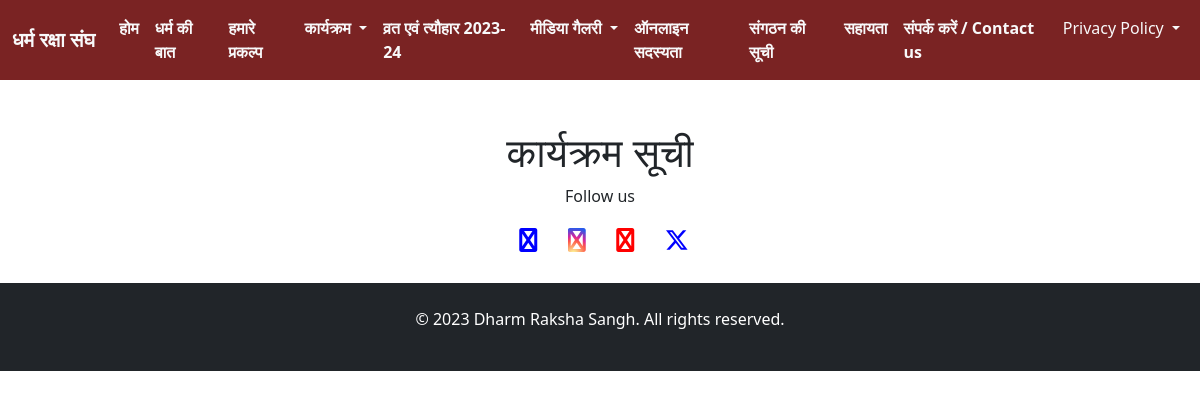
Before: /karykram/sthai/ with the older database file.
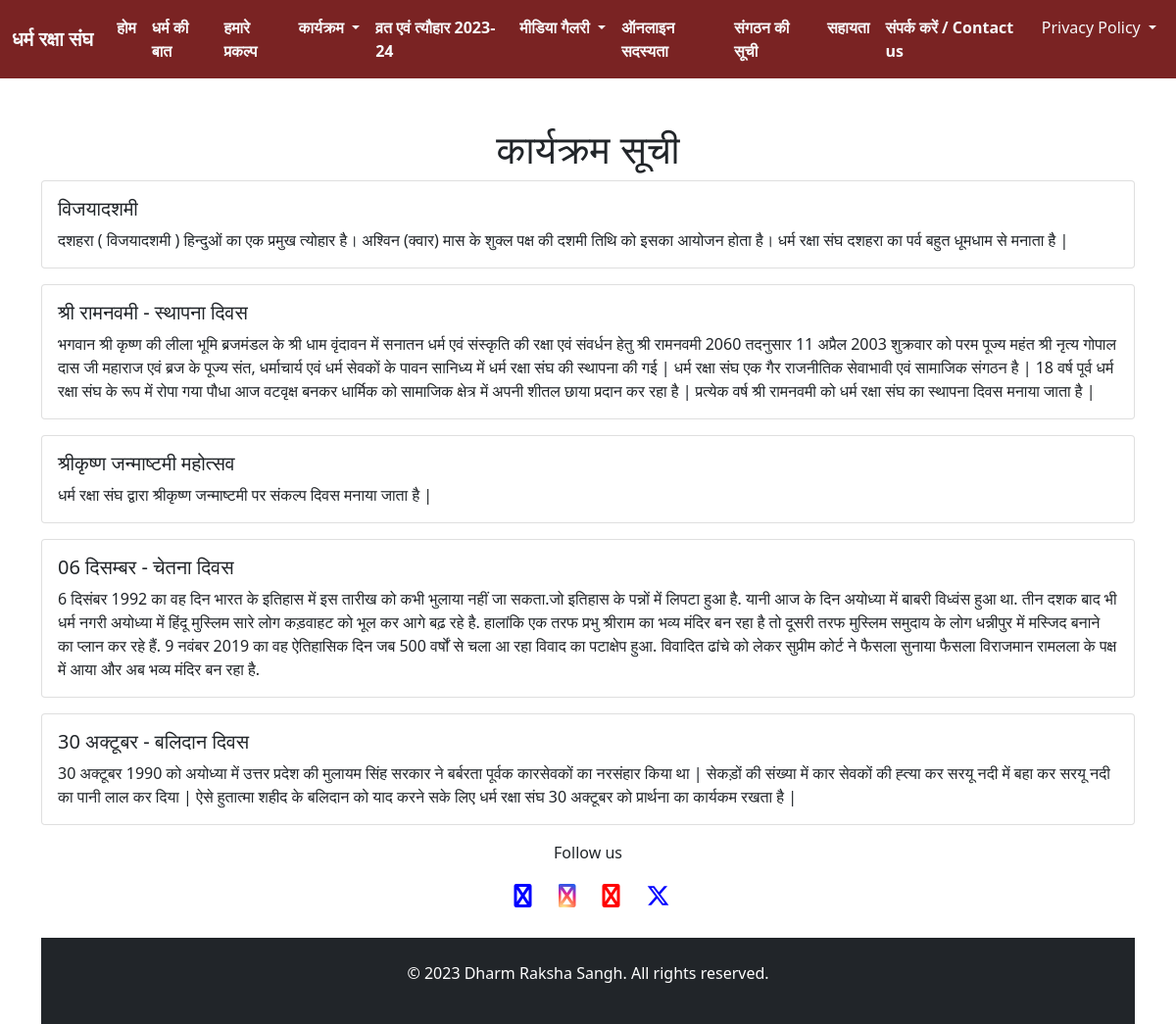
After: the same page with the newer database file.
### karykram/models.py (models this page shows, shortened)
class Karykram(models.Model):
    type = models.ForeignKey(Type, on_delete=models.CASCADE)
    title = models.CharField(max_length=1000, null=True, blank=True)
    detail = models.TextField(null=True, blank=True)

### karykram/views.py (the view)
# urls.py: path('karykram/', include('karykram.urls')),
def karykram(request, type):
    title_logo_data = LookupField.objects.get(code='TITLE')
    karykram = Karykram.objects.filter(type__type=type)
    context = {
        'title_data': title_logo_data,
        'karykram': karykram,
    }
    return render(request, 'karykram.html', context)

### karykram/templates/karykram.html
{% extends "navbar.html" %}
{% block services %}
<div class="container mt-5">
    <h1 class="text-center">कार्यक्रम सूची</h1>
    <div class="row">
        {% for karykram in karykram %}
        <div class="col-md-12">
            <div class="card mb-3">
                <div class="card-body">
                    <h5 class="card-title">{{karykram.title}}</h5>
                    <p class="card-text">{{karykram.detail}}</p>
                </div>
        </div>
        {% endfor %}
    </div>
</div>
{% endblock services %}

Changed rows visible on the page:
added Karykram: title "विजयादशमी", detail "दशहरा ( विजयादशमी ) हिन्दुओं का एक प्रमुख त्योहार है। अश्विन (क्वार) मास के शुक्ल पक्ष की दशमी तिथि को इसका आयोजन होता है। धर्म रक्षा संघ दशहरा का पर्व बहुत धूमधाम से मनाता है |"
added Karykram: title "श्री रामनवमी - स्थापना दिवस", detail "भगवान श्री कृष्ण की लीला भूमि ब्रजमंडल के श्री धाम वृंदावन में सनातन धर्म एवं संस्कृति की रक्षा एवं संवर्धन हेतु श्री रामनवमी 2060 तदनुसार 11 अप्रैल 2003 शुक्रवार को परम पूज्य महंत श्री नृत्य गोपाल दास जी महाराज एवं ब्रज के पूज्य संत, धर्माचार्य एवं धर्म सेवकों के पावन सानिध्य में धर्म रक्षा संघ की स्थापना की गई | धर्म रक्षा संघ एक गैर राजनीतिक सेवाभावी एवं सामाजिक संगठन है | 18 वर्ष पूर्व धर्म रक्षा संघ के रूप में रोपा गया पौधा आज वटवृक्ष बनकर धार्मिक को सामाजिक क्षेत्र में अपनी शीतल छाया प्रदान कर रहा है | प्रत्येक वर्ष श्री रामनवमी को धर्म रक्षा संघ का स्थापना दिवस मनाया जाता है |"
added Karykram: title "श्रीकृष्ण जन्माष्टमी महोत्सव", detail "धर्म रक्षा संघ द्वारा श्रीकृष्ण जन्माष्टमी पर संकल्प दिवस मनाया जाता है |"
added Karykram: title "06 दिसम्बर - चेतना दिवस", detail "6 दिसंबर 1992 का वह दिन भारत के इतिहास में इस तारीख को कभी भुलाया नहीं जा सकता.जो इतिहास के पन्नों में लिपटा हुआ है. यानी आज के दिन अयोध्या में बाबरी विध्वंस हुआ था. तीन दशक बाद भी धर्म नगरी अयोध्या में हिंदू मुस्लिम सारे लोग कड़वाहट को भूल कर आगे बढ़ रहे है. हालांकि एक तरफ प्रभु श्रीराम का भव्य मंदिर बन रहा है तो दूसरी तरफ मुस्लिम समुदाय के लोग धन्नीपुर में मस्जिद बनाने का प्लान कर रहे हैं. 9 नवंबर 2019 का वह ऐतिहासिक दिन जब 500 वर्षों से चला आ रहा विवाद का पटाक्षेप हुआ. विवादित ढांचे को लेकर सुप्रीम कोर्ट ने फैसला सुनाया फैसला विराजमान रामलला के पक्ष में आया और अब भव्य मंदिर बन रहा है."
added Karykram: title "30 अक्टूबर - बलिदान दिवस", detail "30 अक्टूबर 1990 को अयोध्या में उत्तर प्रदेश की मुलायम सिंह सरकार ने बर्बरता पूर्वक कारसेवकों का नरसंहार किया था | सेकड़ों की संख्या में कार सेवकों की ह्त्या कर सरयू नदी में बहा कर सरयू नदी का पानी लाल कर दिया | ऐसे हुतात्मा शहीद के बलिदान को याद करने सके लिए धर्म रक्षा संघ 30 अक्टूबर को प्रार्थना का कार्यकम रखता है |"
